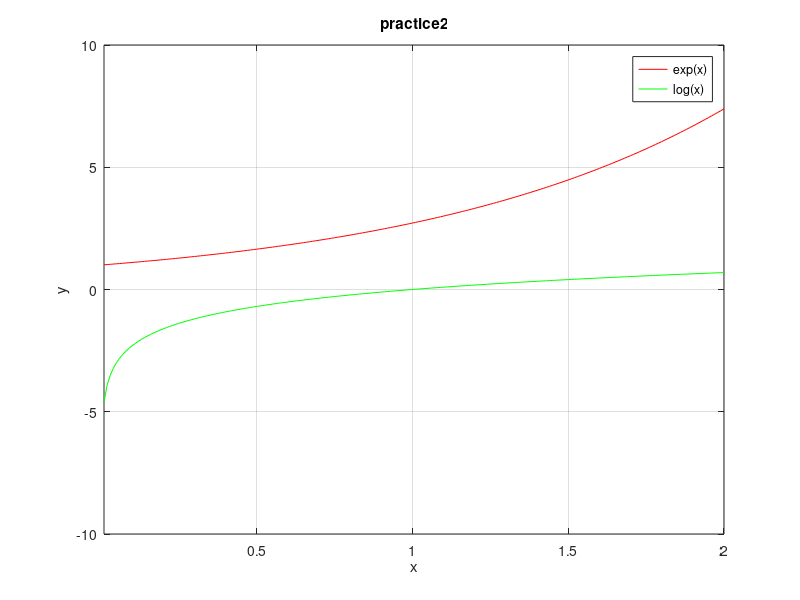

MATLAB code for this plot:
clear variables;
clc;

%%
x = 0.01:0.01:2;
y = exp(x);
plot(x, y, 'r');
grid on;

xlabel('x');
ylabel('y');
title("practice2");
z = log(x);

hold on;

plot(x, z, 'g');
axis([0.01 2 -10 10]);
legend('exp(x)', 'log(x)');